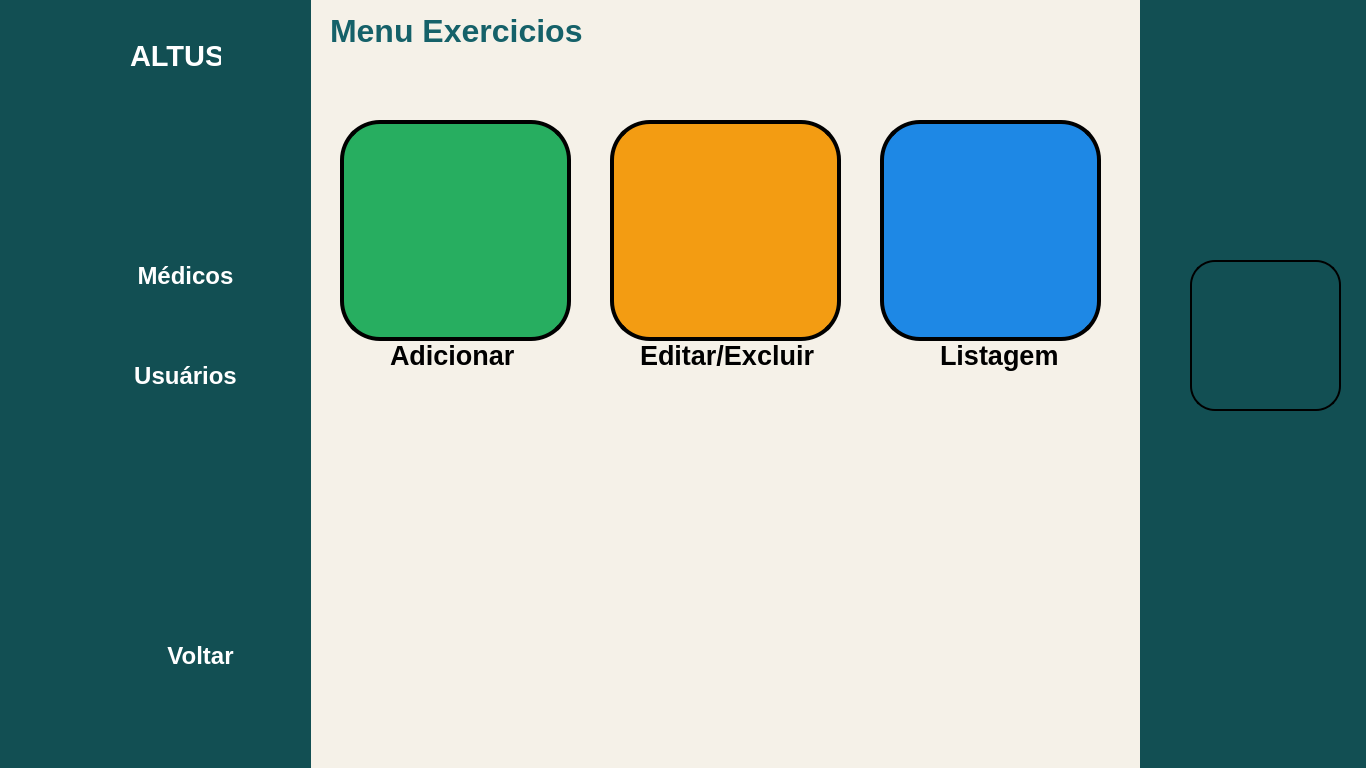
<?xml version="1.0" encoding="UTF-8"?>
<ui version="4.0">
 <class>MainWindow</class>
 <widget class="QMainWindow" name="MainWindow">
  <property name="geometry">
   <rect>
    <x>0</x>
    <y>0</y>
    <width>1366</width>
    <height>768</height>
   </rect>
  </property>
  <property name="minimumSize">
   <size>
    <width>1366</width>
    <height>768</height>
   </size>
  </property>
  <property name="maximumSize">
   <size>
    <width>1366</width>
    <height>768</height>
   </size>
  </property>
  <property name="styleSheet">
   <string notr="true">QMainWindow {
    background-color: #f8f3e9;
}
QPushButton {
    font-size: 16px;
    font-weight: bold;
}
QFrame#sideMenu {
    background-color: #125d63;
}
QPushButton#btn_menu {
    background-color: transparent;
    color: white;
    border: none;
    text-align: left;
    padding-left: 10px;
}
QPushButton#btn_exit {
    background-color: transparent;
    color: white;
    text-align: left;
    padding-left: 10px;
}
QPushButton#btn_exercicios {
    background-color: #fcd29f;
    border-radius: 30px;
}
QPushButton#btn_progresso {
    background-color: #b8e9b5;
    border-radius: 30px;
}
QPushButton#btn_relatorios {
    background-color: #f9c0dd;
    border-radius: 30px;
}</string>
  </property>
  <widget class="QWidget" name="centralwidget">
   <widget class="QLabel" name="label_15">
    <property name="geometry">
     <rect>
      <x>330</x>
      <y>-10</y>
      <width>261</width>
      <height>81</height>
     </rect>
    </property>
    <property name="font">
     <font>
      <family>Nirmala UI</family>
      <pointsize>24</pointsize>
      <weight>75</weight>
      <bold>true</bold>
     </font>
    </property>
    <property name="styleSheet">
     <string notr="true">color:#156169;</string>
    </property>
    <property name="text">
     <string>Menu Exercicios</string>
    </property>
   </widget>
   <widget class="QPushButton" name="btn_medicos">
    <property name="geometry">
     <rect>
      <x>90</x>
      <y>240</y>
      <width>191</width>
      <height>71</height>
     </rect>
    </property>
    <property name="font">
     <font>
      <pointsize>-1</pointsize>
      <weight>75</weight>
      <bold>true</bold>
     </font>
    </property>
    <property name="styleSheet">
     <string notr="true">QPushButton {
    background-color: #124F53;
    color: white;
    border: none;
    border-radius: 15px;
    padding: 15px 40px;
    font-weight: bold;
    font-size: 24px;
}

QPushButton:hover {
    background-color: #2C6A70;
}

QPushButton:pressed {
    background-color: #b71c1c;
}
</string>
    </property>
    <property name="text">
     <string>Médicos</string>
    </property>
   </widget>
   <widget class="QPushButton" name="btn_usuarios2">
    <property name="geometry">
     <rect>
      <x>0</x>
      <y>340</y>
      <width>71</width>
      <height>71</height>
     </rect>
    </property>
    <property name="styleSheet">
     <string notr="true">QPushButton {
    background-color: transparent;
    border: none;
    color: white;
    font: bold 14px 'Segoe UI';
    text-align: left;
    padding: 10px;
}
QPushButton:hover {
    color: #cce7f0;
}</string>
    </property>
    <property name="text">
     <string/>
    </property>
    <property name="icon">
     <iconset>
      <normaloff>icones/perfil-de-usuario (1).png</normaloff>icones/perfil-de-usuario (1).png</iconset>
    </property>
    <property name="iconSize">
     <size>
      <width>64</width>
      <height>64</height>
     </size>
    </property>
   </widget>
   <widget class="QLabel" name="label">
    <property name="geometry">
     <rect>
      <x>0</x>
      <y>0</y>
      <width>311</width>
      <height>781</height>
     </rect>
    </property>
    <property name="styleSheet">
     <string notr="true">background-color: #124F53
 ;</string>
    </property>
    <property name="text">
     <string/>
    </property>
   </widget>
   <widget class="QPushButton" name="btn_voltar">
    <property name="geometry">
     <rect>
      <x>10</x>
      <y>610</y>
      <width>81</width>
      <height>71</height>
     </rect>
    </property>
    <property name="styleSheet">
     <string notr="true">QPushButton {
    background-color: transparent;
    border: none;
    color: white;
    font: bold 14px 'Segoe UI';
    text-align: left;
    padding: 10px;
}
QPushButton:hover {
    color: #cce7f0;
}</string>
    </property>
    <property name="text">
     <string/>
    </property>
    <property name="icon">
     <iconset>
      <normaloff>icones/voltar.png</normaloff>icones/voltar.png</iconset>
    </property>
    <property name="iconSize">
     <size>
      <width>64</width>
      <height>64</height>
     </size>
    </property>
    <property name="checkable">
     <bool>false</bool>
    </property>
   </widget>
   <widget class="QPushButton" name="btn_medicos2">
    <property name="geometry">
     <rect>
      <x>0</x>
      <y>240</y>
      <width>81</width>
      <height>71</height>
     </rect>
    </property>
    <property name="styleSheet">
     <string notr="true">QPushButton {
    background-color: transparent;
    border: none;
    color: white;
    font: bold 14px 'Segoe UI';
    text-align: left;
    padding: 10px;
}
QPushButton:hover {
    color: #cce7f0;
}</string>
    </property>
    <property name="text">
     <string/>
    </property>
    <property name="icon">
     <iconset>
      <normaloff>icones/medico (1).png</normaloff>icones/medico (1).png</iconset>
    </property>
    <property name="iconSize">
     <size>
      <width>64</width>
      <height>64</height>
     </size>
    </property>
    <property name="autoRepeatInterval">
     <number>98</number>
    </property>
   </widget>
   <widget class="QPushButton" name="btn_usuarios">
    <property name="geometry">
     <rect>
      <x>90</x>
      <y>340</y>
      <width>191</width>
      <height>71</height>
     </rect>
    </property>
    <property name="font">
     <font>
      <pointsize>-1</pointsize>
      <weight>75</weight>
      <bold>true</bold>
     </font>
    </property>
    <property name="styleSheet">
     <string notr="true">QPushButton {
    background-color: #124F53;
    color: white;
    border: none;
    border-radius: 15px;
    padding: 15px 40px;
    font-weight: bold;
    font-size: 24px;
}

QPushButton:hover {
    background-color: #2C6A70;
}

QPushButton:pressed {
    background-color: #b71c1c;
}
</string>
    </property>
    <property name="text">
     <string>Usuários</string>
    </property>
   </widget>
   <widget class="QLabel" name="lbl_altus">
    <property name="geometry">
     <rect>
      <x>130</x>
      <y>20</y>
      <width>91</width>
      <height>71</height>
     </rect>
    </property>
    <property name="font">
     <font>
      <family>Nirmala UI</family>
      <pointsize>22</pointsize>
      <weight>75</weight>
      <bold>true</bold>
     </font>
    </property>
    <property name="styleSheet">
     <string notr="true">color:white
;</string>
    </property>
    <property name="text">
     <string>ALTUS</string>
    </property>
   </widget>
   <widget class="QPushButton" name="btn_sair">
    <property name="geometry">
     <rect>
      <x>120</x>
      <y>620</y>
      <width>161</width>
      <height>71</height>
     </rect>
    </property>
    <property name="font">
     <font>
      <pointsize>-1</pointsize>
      <weight>75</weight>
      <bold>true</bold>
     </font>
    </property>
    <property name="styleSheet">
     <string notr="true">QPushButton#btn_sair {
    background-color: #124F53;
    color: white;
    border: none;
    border-radius: 15px;
    padding: 15px 40px;
    font-weight: bold;
    font-size: 24px;
}

QPushButton#btn_sair:hover {
    background-color: #2C6A70;
}

QPushButton#btn_sair:pressed {
    background-color: #b71c1c;
}
</string>
    </property>
    <property name="text">
     <string>Voltar</string>
    </property>
   </widget>
   <widget class="QLabel" name="label_2">
    <property name="geometry">
     <rect>
      <x>-30</x>
      <y>-10</y>
      <width>181</width>
      <height>181</height>
     </rect>
    </property>
    <property name="text">
     <string/>
    </property>
    <property name="pixmap">
     <pixmap>icones/altus logo.png</pixmap>
    </property>
    <property name="scaledContents">
     <bool>true</bool>
    </property>
   </widget>
   <widget class="QLabel" name="label_23">
    <property name="geometry">
     <rect>
      <x>150</x>
      <y>-60</y>
      <width>1651</width>
      <height>941</height>
     </rect>
    </property>
    <property name="styleSheet">
     <string notr="true">background-color: #f5f1e8 ;</string>
    </property>
    <property name="text">
     <string/>
    </property>
   </widget>
   <widget class="QPushButton" name="btn_add_exercicio">
    <property name="geometry">
     <rect>
      <x>340</x>
      <y>120</y>
      <width>231</width>
      <height>221</height>
     </rect>
    </property>
    <property name="styleSheet">
     <string notr="true">QPushButton {
    background-color: #27AE60;
    border: 4px solid black;
    border-radius: 40px;
}
</string>
    </property>
    <property name="text">
     <string/>
    </property>
    <property name="icon">
     <iconset>
      <normaloff>icones/icons/adicionar-ficheiro (1).png</normaloff>icones/icons/adicionar-ficheiro (1).png</iconset>
    </property>
    <property name="iconSize">
     <size>
      <width>190</width>
      <height>190</height>
     </size>
    </property>
   </widget>
   <widget class="QPushButton" name="btn_edit_exercicio">
    <property name="geometry">
     <rect>
      <x>610</x>
      <y>120</y>
      <width>231</width>
      <height>221</height>
     </rect>
    </property>
    <property name="palette">
     <palette>
      <active>
       <colorrole role="Button">
        <brush brushstyle="SolidPattern">
         <color alpha="255">
          <red>243</red>
          <green>156</green>
          <blue>18</blue>
         </color>
        </brush>
       </colorrole>
       <colorrole role="Base">
        <brush brushstyle="SolidPattern">
         <color alpha="255">
          <red>243</red>
          <green>156</green>
          <blue>18</blue>
         </color>
        </brush>
       </colorrole>
       <colorrole role="Window">
        <brush brushstyle="SolidPattern">
         <color alpha="255">
          <red>243</red>
          <green>156</green>
          <blue>18</blue>
         </color>
        </brush>
       </colorrole>
      </active>
      <inactive>
       <colorrole role="Button">
        <brush brushstyle="SolidPattern">
         <color alpha="255">
          <red>243</red>
          <green>156</green>
          <blue>18</blue>
         </color>
        </brush>
       </colorrole>
       <colorrole role="Base">
        <brush brushstyle="SolidPattern">
         <color alpha="255">
          <red>243</red>
          <green>156</green>
          <blue>18</blue>
         </color>
        </brush>
       </colorrole>
       <colorrole role="Window">
        <brush brushstyle="SolidPattern">
         <color alpha="255">
          <red>243</red>
          <green>156</green>
          <blue>18</blue>
         </color>
        </brush>
       </colorrole>
      </inactive>
      <disabled>
       <colorrole role="Button">
        <brush brushstyle="SolidPattern">
         <color alpha="255">
          <red>243</red>
          <green>156</green>
          <blue>18</blue>
         </color>
        </brush>
       </colorrole>
       <colorrole role="Base">
        <brush brushstyle="SolidPattern">
         <color alpha="255">
          <red>243</red>
          <green>156</green>
          <blue>18</blue>
         </color>
        </brush>
       </colorrole>
       <colorrole role="Window">
        <brush brushstyle="SolidPattern">
         <color alpha="255">
          <red>243</red>
          <green>156</green>
          <blue>18</blue>
         </color>
        </brush>
       </colorrole>
      </disabled>
     </palette>
    </property>
    <property name="autoFillBackground">
     <bool>false</bool>
    </property>
    <property name="styleSheet">
     <string notr="true">QPushButton {
    background-color: #F39C12;
    border: 4px solid black;
    border-radius: 40px;
}
</string>
    </property>
    <property name="text">
     <string/>
    </property>
    <property name="icon">
     <iconset>
      <normaloff>icones/Projeto Remover fundo.png</normaloff>icones/Projeto Remover fundo.png</iconset>
    </property>
    <property name="iconSize">
     <size>
      <width>500</width>
      <height>500</height>
     </size>
    </property>
   </widget>
   <widget class="QPushButton" name="btn_listagem_exercicio">
    <property name="geometry">
     <rect>
      <x>880</x>
      <y>120</y>
      <width>221</width>
      <height>221</height>
     </rect>
    </property>
    <property name="styleSheet">
     <string notr="true">QPushButton {
    background-color: #1E88E5;
    border: 4px solid black;
    border-radius: 40px;
}
</string>
    </property>
    <property name="text">
     <string/>
    </property>
    <property name="icon">
     <iconset>
      <normaloff>icones/icons/lista.png</normaloff>icones/icons/lista.png</iconset>
    </property>
    <property name="iconSize">
     <size>
      <width>150</width>
      <height>150</height>
     </size>
    </property>
   </widget>
   <widget class="QLabel" name="label_16">
    <property name="geometry">
     <rect>
      <x>390</x>
      <y>330</y>
      <width>131</width>
      <height>51</height>
     </rect>
    </property>
    <property name="font">
     <font>
      <family>Nirmala UI</family>
      <pointsize>20</pointsize>
      <weight>75</weight>
      <bold>true</bold>
     </font>
    </property>
    <property name="styleSheet">
     <string notr="true"/>
    </property>
    <property name="text">
     <string>Adicionar</string>
    </property>
   </widget>
   <widget class="QLabel" name="label_17">
    <property name="geometry">
     <rect>
      <x>640</x>
      <y>330</y>
      <width>181</width>
      <height>51</height>
     </rect>
    </property>
    <property name="font">
     <font>
      <family>Nirmala UI</family>
      <pointsize>20</pointsize>
      <weight>75</weight>
      <bold>true</bold>
     </font>
    </property>
    <property name="styleSheet">
     <string notr="true"/>
    </property>
    <property name="text">
     <string>Editar/Excluir</string>
    </property>
   </widget>
   <widget class="QLabel" name="label_18">
    <property name="geometry">
     <rect>
      <x>940</x>
      <y>330</y>
      <width>131</width>
      <height>51</height>
     </rect>
    </property>
    <property name="font">
     <font>
      <family>Nirmala UI</family>
      <pointsize>20</pointsize>
      <weight>75</weight>
      <bold>true</bold>
     </font>
    </property>
    <property name="styleSheet">
     <string notr="true"/>
    </property>
    <property name="text">
     <string>Listagem</string>
    </property>
   </widget>
   <widget class="QLabel" name="label_3">
    <property name="geometry">
     <rect>
      <x>1140</x>
      <y>-20</y>
      <width>231</width>
      <height>791</height>
     </rect>
    </property>
    <property name="styleSheet">
     <string notr="true">background-color: #124F53
 ;</string>
    </property>
    <property name="text">
     <string/>
    </property>
   </widget>
   <widget class="QLabel" name="label_4">
    <property name="geometry">
     <rect>
      <x>1190</x>
      <y>260</y>
      <width>151</width>
      <height>151</height>
     </rect>
    </property>
    <property name="styleSheet">
     <string notr="true">QLabel {
    border: 2px solid #000000;
    border-radius: 25px;
    background-color: #white;
    background-image: url(:/imagens/foto.png);
    background-position: center;
    background-repeat: no-repeat;
}
</string>
    </property>
    <property name="text">
     <string/>
    </property>
    <property name="pixmap">
     <pixmap>icones/avaliacao.png</pixmap>
    </property>
    <property name="scaledContents">
     <bool>true</bool>
    </property>
   </widget>
   <zorder>label_23</zorder>
   <zorder>label</zorder>
   <zorder>label_15</zorder>
   <zorder>btn_medicos</zorder>
   <zorder>btn_usuarios2</zorder>
   <zorder>btn_voltar</zorder>
   <zorder>btn_medicos2</zorder>
   <zorder>btn_usuarios</zorder>
   <zorder>lbl_altus</zorder>
   <zorder>btn_sair</zorder>
   <zorder>label_2</zorder>
   <zorder>btn_add_exercicio</zorder>
   <zorder>btn_edit_exercicio</zorder>
   <zorder>btn_listagem_exercicio</zorder>
   <zorder>label_16</zorder>
   <zorder>label_17</zorder>
   <zorder>label_18</zorder>
   <zorder>label_3</zorder>
   <zorder>label_4</zorder>
  </widget>
 </widget>
 <resources/>
 <connections/>
</ui>
